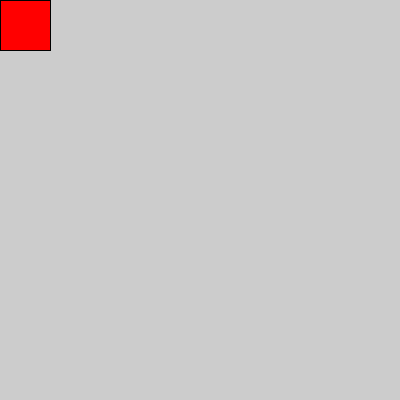
Frame 1 (no input)
Frame 60 (the mouse pressed at the canvas centre just before this capture): identical to frame 1, image omitted
Frame 120 (the mouse held since frame 60 and released just before this capture): identical to frame 1, image omitted

The Processing sketch that drew this single still picture (run headless with seeded random() and noise(); from frame 60 on, the mouse is pressed at the canvas centre):

// Processing sketch: paint_1_lapiz
// ── paint_1_lapiz.pde
color boton1Color = color(255, 0, 0);
int boton1PosX = 0;
int boton1PosY = 0;
int boton1Ancho = 50;
int boton1Alto = 50;
boolean boton1Mostrar = true;

color lapizColor = color(0);
boolean lapizActivo = false;
/*
color boton2Color = color(0, 255, 0);
int boton2PosX = 50;
int boton2PosY = 0;
int boton2Ancho = 50;
int boton2Alto = 50;
*/

void setup() {
  size(400, 400);
}

void draw() {
  if(lapizActivo){
    strokeWeight(10);
    stroke(lapizColor);
    line(mouseX, mouseY, pmouseX, pmouseY);
  }

  //Boton 1
  fill(boton1Color);
  strokeWeight(1);
  rect(boton1PosX, boton1PosY, boton1Ancho, boton1Alto);

  //Boton 2
  /*
  fill(boton2Color);
  rect(boton2PosX, boton2PosY, boton2Ancho, boton2Alto);
  */
}

void mouseMoved() {
  //Boton 1
  if (mouseX > boton1PosX && mouseX < boton1PosX + boton1Ancho &&
    mouseY > boton1PosY && mouseY < boton1PosY + boton1Alto) {
    boton1Color = color(255, 0, 0);
  }

  //Boton 2
  /*
  if (mouseX > boton2PosX && mouseX < boton2PosX + boton2Ancho &&
    mouseY > boton2PosY && mouseY < boton2PosY + boton2Alto) {
    boton2Color = color(200, 255, 100);
  } 
  */
}

void mouseClicked() {
  //Boton 1
  if (mouseX > boton1PosX && mouseX < boton1PosX + boton1Ancho &&
    mouseY > boton1PosY && mouseY < boton1PosY + boton1Alto) {
    boton1Color = color(255, 0, 0);
    lapizColor = color(255,0,0);
    lapizActivo = true;
  }

  //Boton 2
  
  /*
  if (mouseX > boton2PosX && mouseX < boton2PosX + boton2Ancho &&
    mouseY > boton2PosY && mouseY < boton2PosY + boton2Alto) {
    boton2Color = color(0, 0, 255);
    boton1Mostrar = false;
  }
  */
}
